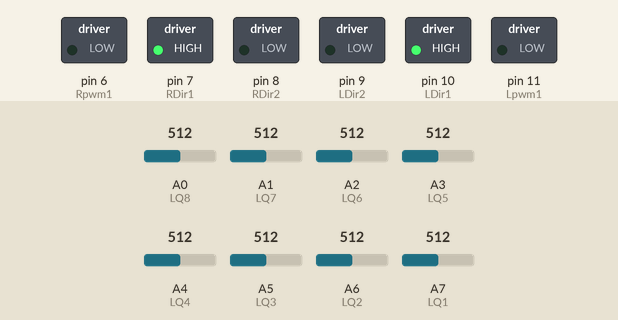
Simulated run of this sketch. Board: Arduino Nano, built with avr-gcc and run on an emulated ATmega328P. Parts: switched loads named in the sketch (green lamp = pin HIGH). The inputs (shaded band) are chosen by the test bench; at power-on: A0 (LQ8) = 512, A1 (LQ7) = 512, A2 (LQ6) = 512, A3 (LQ5) = 512, A4 (LQ4) = 512, A5 (LQ3) = 512, A6 (LQ2) = 512, A7 (LQ1) = 512.

Above: at 0.1 s.
At 7.8 s:
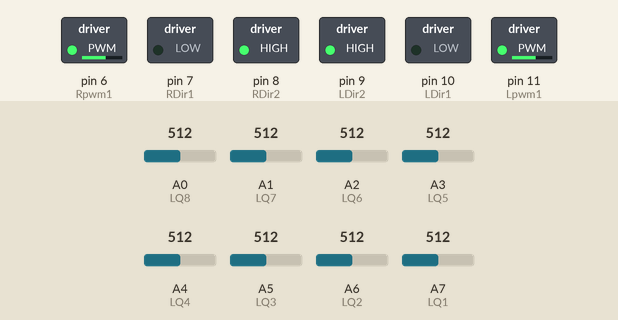
Timing chart, 0 to 9.3 s (numbered marks = the images above):
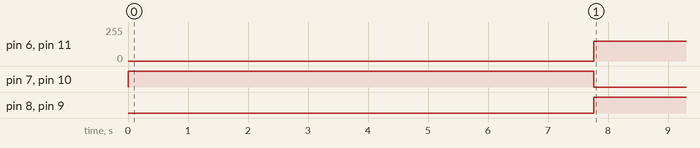

Measured:
- by itself, pin 6 (Rpwm1), pin 11 (Lpwm1): 0/255 → 150/255 at 7.8 s
- by itself, pin 7 (RDir1), pin 10 (LDir1): HIGH → LOW at 7.8 s
- by itself, pin 8 (RDir2), pin 9 (LDir2): LOW → HIGH at 7.8 s

The sketch:

RapidV2_23_24.ino
```cpp
#define Rpwm1 6
#define RDir1 7
#define RDir2 8
#define Lpwm1 11
#define LDir1 10
#define LDir2 9
#define ObjectSens 2
#define LQ1 A7
#define LQ2 A6
#define LQ3 A5
#define LQ4 A4
#define LQ5 A3
#define LQ6 A2
#define LQ7 A1
#define LQ8 A0

#define SW1 12
#define SW2 13

#define Led 13

float veri = 0;
float LeftBaseSpeed  = 220 ;
float RightBaseSpeed = 220 ;
float Kp = 0.07;
float Kd = 2;
float Ki = 0.0001 ;

int Q[8] = {LQ8, LQ7, LQ6, LQ5, LQ4, LQ3, LQ2, LQ1};
int SensMin[8];
int SensMax[8];
int SensVal[8];
int SensValX[8];
int FinalError = 0;
int Error = 0;
int ExtraSpeed = 100;
int RightSpeed = 0;
int LeftSpeed = 0;
int Integral = 0;
int Val = 0;
unsigned int Position = 3500;
bool turn = false;

int extraTurn = 50;
int extraStraight = 100;

byte LineOk = 0;
byte WhiteLine = 1;

void Blink() {
  for (int i = 0; i < 10; i++) {
    digitalWrite(Led, LOW);
    delay(180);
    digitalWrite(Led, HIGH);
    delay(180);
  }
}

void MotorsSpeed(int RightSpeed, int LeftSpeed) {
  if (RightSpeed <= 0) {
    RightSpeed = abs(RightSpeed);
    analogWrite(Rpwm1, RightSpeed);
    digitalWrite(RDir1, HIGH);
    digitalWrite(RDir2, LOW);
  }
  else {
    analogWrite(Rpwm1, RightSpeed);
    digitalWrite(RDir1, LOW);
    digitalWrite(RDir2, HIGH);
  }
  if (LeftSpeed <= 0) {
    LeftSpeed = abs(LeftSpeed);
    analogWrite(Lpwm1, LeftSpeed);
    digitalWrite(LDir1, HIGH);
    digitalWrite(LDir2, LOW);
  }
  else {
    analogWrite(Lpwm1, LeftSpeed);
    digitalWrite(LDir1, LOW);
    digitalWrite(LDir2, HIGH);
  }
}

int ReadSensor() {
  unsigned long Middle = 0;
  unsigned int Total = 0;
  LineOk = 0;
  for (int i = 0; i < 8; i++) {
    int Difference = SensMax[i] - SensMin[i];
    long int Calculation = analogRead(Q[i]) - SensMin[i];
    Calculation = Calculation * 1000;
    Calculation = Calculation / Difference;
    SensVal[i] = constrain(Calculation, 0, 1000);
    SensValX[i] = SensVal[i];
  }
  for (int i = 0; i < 8; i++) {
    if (WhiteLine == 1)  SensValX[i] = 1000 - SensVal[i];
    if (SensValX[i] > 250)  LineOk = 1;
    if (SensValX[i] > 50) {
      Middle += SensValX[i] * i ;
      Total += SensValX[i];
    }
  }
  if (LineOk == 0) {
    if (Val < 3000)  return 0;
    if (Val > 5000)  return 7000;
    if (Val > 3000 && Val < 5000) return 3500;
  }
  Middle = Middle * 1000;
  Val = Middle / Total;
  return Val;
}

void detect_turn() {

  turn = true;

  for (int i = 0; i < 4; i++) {

    if (SensValX[i] < 900) {

      turn = false;

    }

  }

  for (int i = 4; i < 8; i++) {

    if (SensValX[i] > 900) {

      turn = false;

    }

  }

}

void detect_straight() {

  turn = false;

  for (int i = 0; i < 4; i++) {

    int dif = SensVal[i] - SensVal[7 - i];

    if (dif > 100 || dif < -100) {

      turn = true;

    }

  }

}

void setup() {
  pinMode(Rpwm1, OUTPUT);
  pinMode(Lpwm1, OUTPUT);
  pinMode(RDir1, OUTPUT);
  pinMode(RDir2, OUTPUT);
  pinMode(LDir1, OUTPUT);
  pinMode(LDir2, OUTPUT);
  pinMode(LQ1, INPUT);
  pinMode(LQ2, INPUT);
  pinMode(LQ3, INPUT);
  pinMode(LQ4, INPUT);
  pinMode(LQ5, INPUT);
  pinMode(LQ6, INPUT);
  pinMode(LQ7, INPUT);
  pinMode(LQ8, INPUT);

  pinMode(ObjectSens, INPUT);
  pinMode(Led, OUTPUT);

  pinMode(SW1, INPUT);
  pinMode(SW2, INPUT);
  MotorsSpeed(0, 0);
  // Serial.begin(9600);
  delay(2000);
  for (int i = 0; i < 8; i++) {
    SensMin[i] = 1024;
    SensMax[i] = 0;
  }
  for (int i = 0; i < 150; i++)
  {
    for (int i = 0; i < 8; i++) {
      if (SensMin[i] > analogRead(Q[i])) SensMin[i] = analogRead(Q[i]);
      if (SensMax[i] < analogRead(Q[i])) SensMax[i] = analogRead(Q[i]);
      delay(1);
    }
  }
  delay(700);
  Blink();
}


void loop() {

// MZ80 Cisim Algılama Kodları

  /*
  if (digitalRead(ObjectSens) == HIGH) {
    delay(5);
    while (digitalRead(ObjectSens) == HIGH) {
      MotorsSpeed(0, 0);
    }
  }
*/


  Position = ReadSensor();

  detect_straight();

  if (turn) {ExtraSpeed = extraTurn;}
  else {ExtraSpeed = extraStraight;}

  Error = Position - 3500;
  Integral += Error;

  int Verify = Kp * Error + Kd * (Error - FinalError) + Ki * Integral;
  FinalError = Error;

  RightSpeed = RightBaseSpeed + Verify + ExtraSpeed ;
  LeftSpeed = LeftBaseSpeed - Verify +  ExtraSpeed ;

  RightSpeed = constrain(RightSpeed, -150, 150);
  LeftSpeed = constrain(LeftSpeed, -150, 150);
  MotorsSpeed(LeftSpeed, RightSpeed);
}
```
